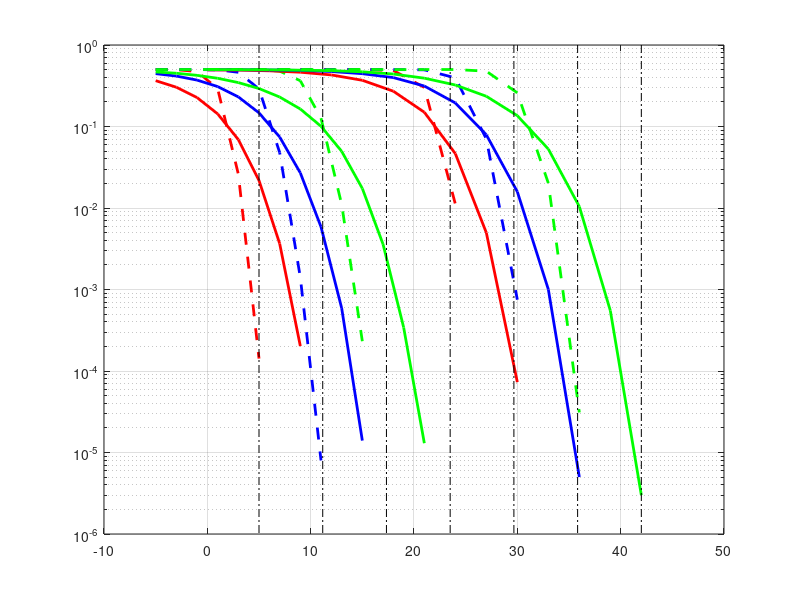

The MATLAB source for this figure:
BPSK_FON=[0.501054 0.497287 0.473212 0.290658 0.026017  0.000142; -5 -3 -1 1 3 5];
BPSK_FOFF=[0.365033 0.303337 0.226621 0.142869 0.069117 0.021758 0.003658 0.000202; -5 -3 -1 1 3 5 7 9];

QPSK_FON=[0.500781 0.499729 0.499688 0.495702 0.462671 0.289046 0.047902 0.001402 0.000008; -5 -3 -1 1 3 5 7 9 11];
QPSK_FOFF=[0.445127 0.415754 0.371094 0.309075 0.230699 0.146992 0.074341 0.026940 0.005871 0.000591 0.000014;-5 -3 -1 1 3 5 7 9 11 13 15];

D8PSK_FON=[0.499785 0.500301 0.500490 0.499329 0.500079 0.497622 0.478122 0.364088  0.126575 0.011056  0.000232; -5 -3 -1 1 3 5 7 9 11 13 15];
D8PSK_FOFF=[0.467384 0.450216 0.424469 0.390487 0.345751 0.292309 0.230049 0.163864 0.100598 0.049617 0.017363 0.003607 0.000342 0.000013;-5 -3 -1 1 3 5 7 9 11 13 15 17 19 21];

BPSK_FON_imp=[0.498677 0.499594 0.500458 0.498677 0.500250 0.498167 0.486865 0.301469 0.011188; 0 3 6 9 12 15 18 21 24 ];
BPSK_FOFF_imp=[0.495005 0.491854 0.482115 0.463526 0.429448 0.369052  0.271130 0.149536 0.046495 0.004974 0.000073; 0 3 6 9 12 15 18 21 24 27 30];

QPSK_FON_imp=[0.499266 0.500932 0.499693 0.499151 0.501557 0.501313 0.499339 0.495688 0.395318 0.070411 0.000750; 0 3 6 9 12 15 18 21 24 27 30];
QPSK_FOFF_imp=[0.497344 0.496911 0.493690 0.487495 0.472786 0.444682 0.398302 0.313810 0.194518 0.079089 0.015833 0.001003 0.000005; 0 3 6 9 12 15 18 21 24 27 30 33 36];

D8PSK_FON_imp=[0.501229 0.499556 0.499507 0.501056 0.498215 0.501917 0.498833 0.500101 0.500243 0.477122 0.258795  0.020188 0.000031; 0 3 6 9 12 15 18 21 24 27 30 33 36];
D8PSK_FOFF_imp=[0.499262 0.497880 0.496420 0.490958 0.484340  0.469113 0.440229 0.391877 0.322957 0.234872 0.135792 0.052877 0.010415 0.000550 0.000003; 0 3 6 9 12 15 18 21 24 27 30 33 36 39 42];

%figure(1)

semilogy(BPSK_FON(2,:),BPSK_FON(1,:),'--r','LineWidth',2);
grid on
hold on
semilogy(BPSK_FOFF(2,:),BPSK_FOFF(1,:),'-r','LineWidth',2);
semilogy(QPSK_FON(2,:),QPSK_FON(1,:),'--b','LineWidth',2);
semilogy(QPSK_FOFF(2,:),QPSK_FOFF(1,:),'-b','LineWidth',2);
semilogy(D8PSK_FON(2,:),D8PSK_FON(1,:),'--g','LineWidth',2);
semilogy(D8PSK_FOFF(2,:),D8PSK_FOFF(1,:),'-g','LineWidth',2);

semilogy(BPSK_FON_imp(2,:),BPSK_FON_imp(1,:),'--r','LineWidth',2);
semilogy(BPSK_FOFF_imp(2,:),BPSK_FOFF_imp(1,:),'-r','LineWidth',2);
semilogy(QPSK_FON_imp(2,:),QPSK_FON_imp(1,:),'--b','LineWidth',2);
semilogy(QPSK_FOFF_imp(2,:),QPSK_FOFF_imp(1,:),'-b','LineWidth',2);
semilogy(D8PSK_FON_imp(2,:),D8PSK_FON_imp(1,:),'--g','LineWidth',2);
semilogy(D8PSK_FOFF_imp(2,:),D8PSK_FOFF_imp(1,:),'-g','LineWidth',2);

% Dividimos en intervalos

Int=(max(D8PSK_FOFF_imp(2,:))-max(BPSK_FON(2,:)))/6;

for i=0:6
    x=[Int*i+max(BPSK_FON(2,:)) Int*i+max(BPSK_FON(2,:))]
    y=[1 1e-6];
    line(x,y,'LineStyle','-.','Color','k');
end
